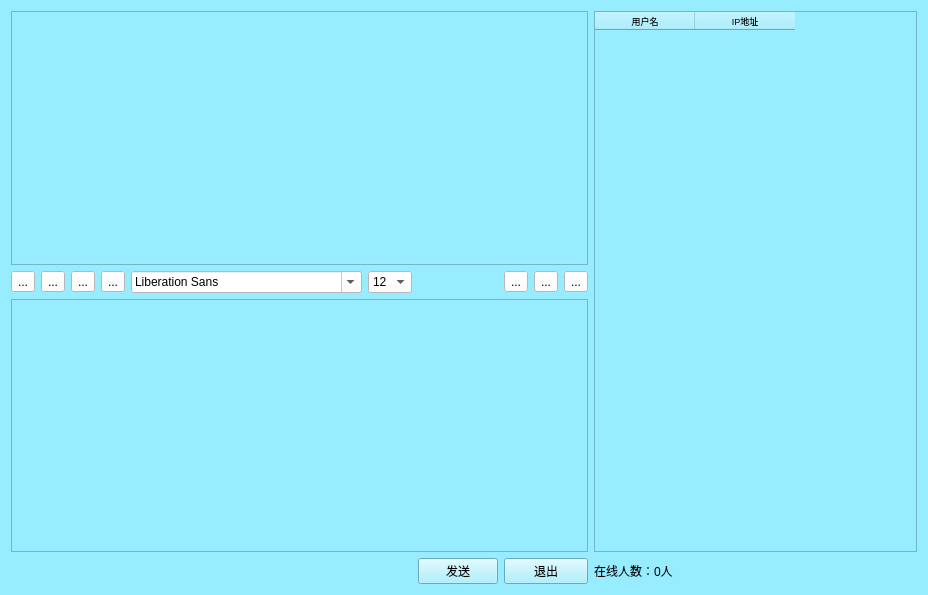
<?xml version="1.0" encoding="UTF-8"?>
<ui version="4.0">
 <class>Widget</class>
 <widget class="QWidget" name="Widget">
  <property name="geometry">
   <rect>
    <x>0</x>
    <y>0</y>
    <width>928</width>
    <height>595</height>
   </rect>
  </property>
  <property name="windowTitle">
   <string>Widget</string>
  </property>
  <property name="styleSheet">
   <string notr="true">background-color: rgb(151, 236, 255);</string>
  </property>
  <layout class="QGridLayout" name="gridLayout">
   <item row="0" column="0" colspan="10">
    <widget class="QTextBrowser" name="msgBrowser">
     <property name="styleSheet">
      <string notr="true">background-image: url(:/images/backw.png);</string>
     </property>
    </widget>
   </item>
   <item row="0" column="10" rowspan="3">
    <widget class="QTableWidget" name="usrTblWidget">
     <property name="styleSheet">
      <string notr="true">background-image: url(:/images/backw.png);</string>
     </property>
     <property name="selectionMode">
      <enum>QAbstractItemView::SingleSelection</enum>
     </property>
     <property name="selectionBehavior">
      <enum>QAbstractItemView::SelectRows</enum>
     </property>
     <property name="showGrid">
      <bool>false</bool>
     </property>
     <column>
      <property name="text">
       <string>用户名</string>
      </property>
      <property name="font">
       <font>
        <pointsize>7</pointsize>
       </font>
      </property>
     </column>
     <column>
      <property name="text">
       <string>IP地址</string>
      </property>
      <property name="font">
       <font>
        <pointsize>7</pointsize>
       </font>
      </property>
     </column>
    </widget>
   </item>
   <item row="1" column="0">
    <widget class="QToolButton" name="boldTBtn">
     <property name="styleSheet">
      <string notr="true">background-color: rgb(255, 255, 255);</string>
     </property>
     <property name="text">
      <string>...</string>
     </property>
     <property name="icon">
      <iconset resource="myqrc.qrc">
       <normaloff>:/images/B.png</normaloff>:/images/B.png</iconset>
     </property>
     <property name="checkable">
      <bool>true</bool>
     </property>
     <property name="autoRaise">
      <bool>false</bool>
     </property>
    </widget>
   </item>
   <item row="1" column="1">
    <widget class="QToolButton" name="italicTBtn">
     <property name="styleSheet">
      <string notr="true">background-color: rgb(255, 255, 255);</string>
     </property>
     <property name="text">
      <string>...</string>
     </property>
     <property name="icon">
      <iconset resource="myqrc.qrc">
       <normaloff>:/images/I.png</normaloff>:/images/I.png</iconset>
     </property>
     <property name="checkable">
      <bool>true</bool>
     </property>
    </widget>
   </item>
   <item row="3" column="10">
    <widget class="QLabel" name="usrNumLbl">
     <property name="text">
      <string>在线人数：0人</string>
     </property>
    </widget>
   </item>
   <item row="1" column="2">
    <widget class="QToolButton" name="underlineTBtn">
     <property name="styleSheet">
      <string notr="true">background-color: rgb(255, 255, 255);</string>
     </property>
     <property name="text">
      <string>...</string>
     </property>
     <property name="icon">
      <iconset resource="myqrc.qrc">
       <normaloff>:/images/U.png</normaloff>:/images/U.png</iconset>
     </property>
     <property name="checkable">
      <bool>true</bool>
     </property>
    </widget>
   </item>
   <item row="1" column="4">
    <widget class="QFontComboBox" name="fontCbx">
     <property name="styleSheet">
      <string notr="true">background-color: rgb(255, 255, 255);</string>
     </property>
    </widget>
   </item>
   <item row="2" column="0" colspan="10">
    <widget class="QTextEdit" name="msgTxtEdit">
     <property name="styleSheet">
      <string notr="true">background-image: url(:/images/backw.png);</string>
     </property>
    </widget>
   </item>
   <item row="1" column="5">
    <widget class="QComboBox" name="sizeCbx">
     <property name="styleSheet">
      <string notr="true">background-color: rgb(255, 255, 255);</string>
     </property>
     <property name="currentIndex">
      <number>4</number>
     </property>
     <item>
      <property name="text">
       <string>8</string>
      </property>
     </item>
     <item>
      <property name="text">
       <string>9</string>
      </property>
     </item>
     <item>
      <property name="text">
       <string>10</string>
      </property>
     </item>
     <item>
      <property name="text">
       <string>11</string>
      </property>
     </item>
     <item>
      <property name="text">
       <string>12</string>
      </property>
     </item>
     <item>
      <property name="text">
       <string>13</string>
      </property>
     </item>
     <item>
      <property name="text">
       <string>14</string>
      </property>
     </item>
     <item>
      <property name="text">
       <string>15</string>
      </property>
     </item>
     <item>
      <property name="text">
       <string>16</string>
      </property>
     </item>
     <item>
      <property name="text">
       <string>17</string>
      </property>
     </item>
     <item>
      <property name="text">
       <string>18</string>
      </property>
     </item>
     <item>
      <property name="text">
       <string>19</string>
      </property>
     </item>
     <item>
      <property name="text">
       <string>20</string>
      </property>
     </item>
     <item>
      <property name="text">
       <string>21</string>
      </property>
     </item>
     <item>
      <property name="text">
       <string>22</string>
      </property>
     </item>
    </widget>
   </item>
   <item row="1" column="9">
    <widget class="QToolButton" name="sendTBtn">
     <property name="styleSheet">
      <string notr="true">background-color: rgb(255, 255, 255);</string>
     </property>
     <property name="text">
      <string>...</string>
     </property>
     <property name="icon">
      <iconset resource="myqrc.qrc">
       <normaloff>:/images/F.png</normaloff>:/images/F.png</iconset>
     </property>
    </widget>
   </item>
   <item row="1" column="7">
    <widget class="QToolButton" name="clearTBtn">
     <property name="styleSheet">
      <string notr="true">background-color: rgb(255, 255, 255);</string>
     </property>
     <property name="text">
      <string>...</string>
     </property>
     <property name="icon">
      <iconset resource="myqrc.qrc">
       <normaloff>:/images/E.png</normaloff>:/images/E.png</iconset>
     </property>
    </widget>
   </item>
   <item row="1" column="3">
    <widget class="QToolButton" name="colorTBtn">
     <property name="styleSheet">
      <string notr="true">background-color: rgb(255, 255, 255);</string>
     </property>
     <property name="text">
      <string>...</string>
     </property>
     <property name="icon">
      <iconset resource="myqrc.qrc">
       <normaloff>:/images/C.png</normaloff>:/images/C.png</iconset>
     </property>
    </widget>
   </item>
   <item row="3" column="6">
    <widget class="QPushButton" name="sendBtn">
     <property name="styleSheet">
      <string notr="true">background-image: url(:/images/backw.png);</string>
     </property>
     <property name="text">
      <string>发送</string>
     </property>
    </widget>
   </item>
   <item row="3" column="7" colspan="3">
    <widget class="QPushButton" name="exitBtn">
     <property name="styleSheet">
      <string notr="true">background-image: url(:/images/backw.png);</string>
     </property>
     <property name="text">
      <string>退出</string>
     </property>
    </widget>
   </item>
   <item row="1" column="8">
    <widget class="QToolButton" name="saveTBtn">
     <property name="styleSheet">
      <string notr="true">background-color: rgb(255, 255, 255);</string>
     </property>
     <property name="text">
      <string>...</string>
     </property>
     <property name="icon">
      <iconset resource="myqrc.qrc">
       <normaloff>:/images/S.png</normaloff>:/images/S.png</iconset>
     </property>
    </widget>
   </item>
  </layout>
 </widget>
 <layoutdefault spacing="6" margin="11"/>
 <resources>
  <include location="myqrc.qrc"/>
 </resources>
 <connections/>
</ui>
